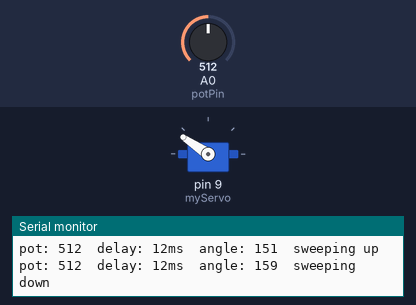
Bench run of a sketch on a simulated Arduino Uno, built with avr-gcc and run on an emulated ATmega328P. Parts: servo, the last lines printed to the serial monitor. Inputs (shaded band) come from the test bench; at power-on: A0 (potPin) = 512.

Above: at 1.2 s.
1.3 s: A0 (potPin) set to 306
At 3.89 s:
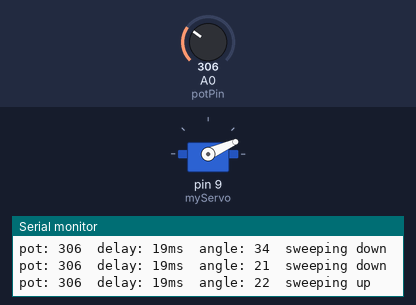
4.3 s: A0 (potPin) set to 239
At 4.5 s:
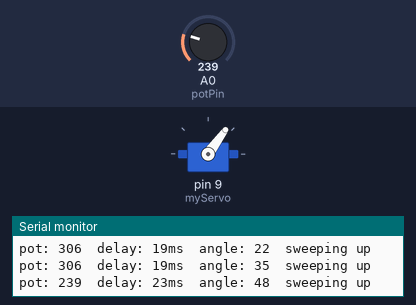
7.3 s: A0 (potPin) set to 207
At 7.9 s:
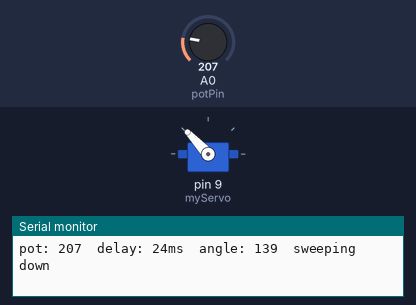
10.3 s: A0 (potPin) set to 0
Timing chart, 0 to 14.3 s (numbered marks = the images above; inputs shaded):
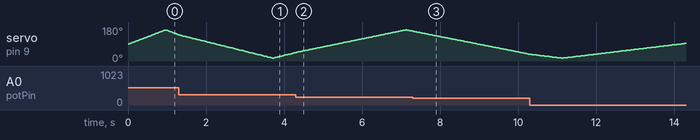

Measured:
- the behaviour switches between 223 and 222 on A0 (potPin) (found by bisection; images 2 and 3)

The sketch:

debugger.ino
```cpp
/*
  Debugger for "It Moves"

  Same sweep, but it prints the potentiometer reading and the angle
  so you can see whether the knob is working and what the servo is
  being told to do.

  Open Tools > Serial Monitor and set the speed to 9600.
*/

#include <Servo.h>

Servo myServo;
int potPin = A0;
int pos = 90;
int direction = 1;

const int minAngle = 15;
const int maxAngle = 165;

unsigned long lastPrint = 0;

void setup() {
  Serial.begin(9600);
  myServo.attach(9);

  Serial.println("--- It Moves: debugger ---");
  Serial.println("Turn the knob. potValue should sweep between 0 and 1023.");
  Serial.println();
}

void loop() {
  int potValue = analogRead(potPin);
  float t = potValue / 1023.0;
  int stepDelay = 40 * pow(0.095, t);

  pos += direction;
  if (pos >= maxAngle || pos <= minAngle) {
    direction = -direction;
  }

  myServo.write(pos);

  // Print a few times a second rather than every step,
  // otherwise it scrolls too fast to read
  if (millis() - lastPrint > 250) {
    Serial.print("pot: ");
    Serial.print(potValue);
    Serial.print("\tdelay: ");
    Serial.print(stepDelay);
    Serial.print("ms\tangle: ");
    Serial.print(pos);
    Serial.print("\tsweeping ");
    Serial.println(direction > 0 ? "up" : "down");
    lastPrint = millis();
  }

  delay(stepDelay);

  // pot stuck at one number?
  //   The knob's middle leg is not reaching A0, or an outer leg
  //   is missing power or ground.
  //
  // Numbers look fine but the servo clicks, stutters, or stops?
  //   That is power, not code. The servo's red wire belongs in
  //   row 12, straight into the Nano's 5V pin, not the red rail.
  //
  // Servo buzzes and gets hot while holding still?
  //   Something is physically blocking the horn. Check the horn
  //   screw is not overtightened.
}
```
